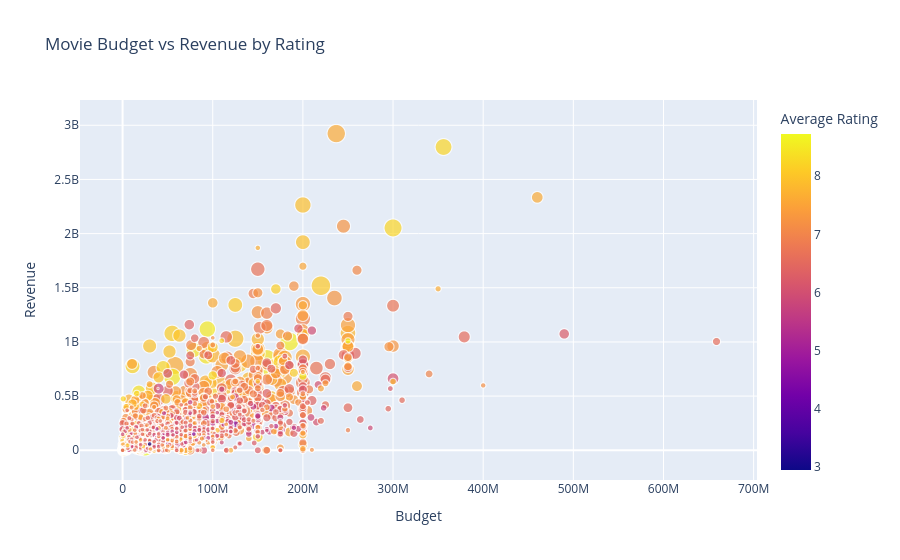

Notebook code for this chart:
### Markdown cell above
## 10. Relationship Between Budget, Revenue, Popularity and Ratings

### Code cell
fig = px.scatter(
    movies,
    x="budget",
    y="revenue",
    color="vote_average",
    size="vote_count",
    hover_name="title",
    title="Movie Budget vs Revenue by Rating",
    labels={
        "budget": "Budget",
        "revenue": "Revenue",
        "vote_average": "Average Rating",
        "vote_count": "Vote Count"
    }
)

fig.show(renderer="vscode")

### Figure 1 — Plotly figure (JSON) as saved in the notebook; plotly's stock layout.template omitted (floating-point values rounded to 4 significant figures; data arrays with more than 128 entries replaced by an {"elided": "..."} marker saying what was removed)
{"data": [{"hovertemplate": "<b>%{hovertext}</b><br><br>Budget=%{x}<br>Revenue=%{y}<br>Vote Count=%{marker.size}<br>Average Rating=%{marker.color}<extra></extra>", "hovertext": {"elided": "2503 str values"}, "legendgroup": "", "marker": {"color": {"elided": "2503 float values"}, "coloraxis": "coloraxis", "size": {"elided": "2503 int values"}, "sizemode": "area", "sizeref": 101.4, "symbol": "circle"}, "mode": "markers", "name": "", "showlegend": false, "type": "scattergl", "x": {"elided": "2503 float values"}, "xaxis": "x", "y": {"elided": "2503 float values"}, "yaxis": "y"}], "layout": {"coloraxis": {"colorbar": {"title": {"text": "Average Rating"}}, "colorscale": [[0, "#0d0887"], [0.1111, "#46039f"], [0.2222, "#7201a8"], [0.3333, "#9c179e"], [0.4444, "#bd3786"], [0.5556, "#d8576b"], [0.6667, "#ed7953"], [0.7778, "#fb9f3a"], [0.8889, "#fdca26"], [1, "#f0f921"]]}, "legend": {"itemsizing": "constant", "tracegroupgap": 0}, "title": {"text": "Movie Budget vs Revenue by Rating"}, "xaxis": {"anchor": "y", "domain": [0, 1], "title": {"text": "Budget"}}, "yaxis": {"anchor": "x", "domain": [0, 1], "title": {"text": "Revenue"}}}}
